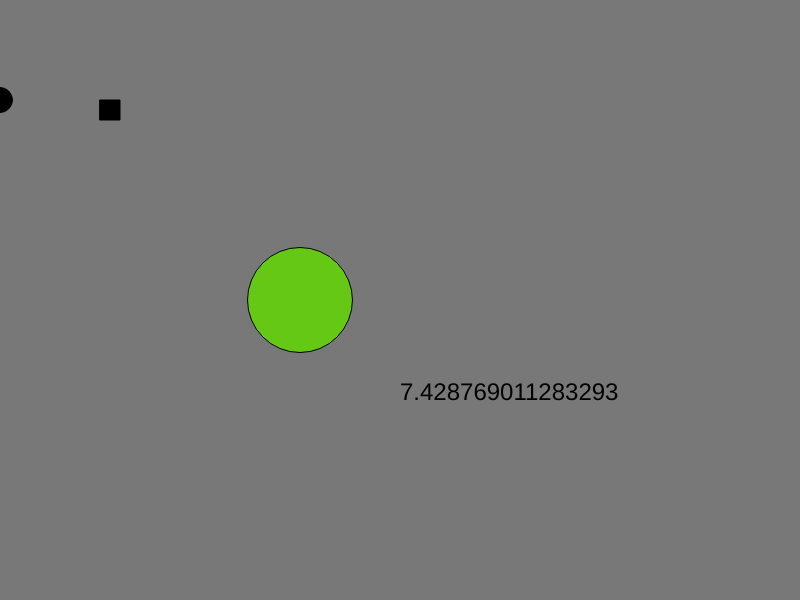
Frame 1 (no input)
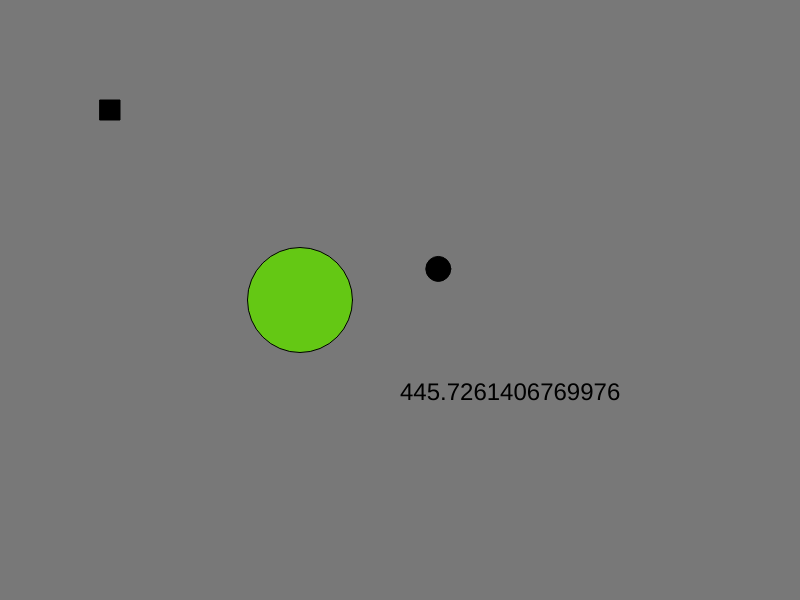
Frame 60 (no input)
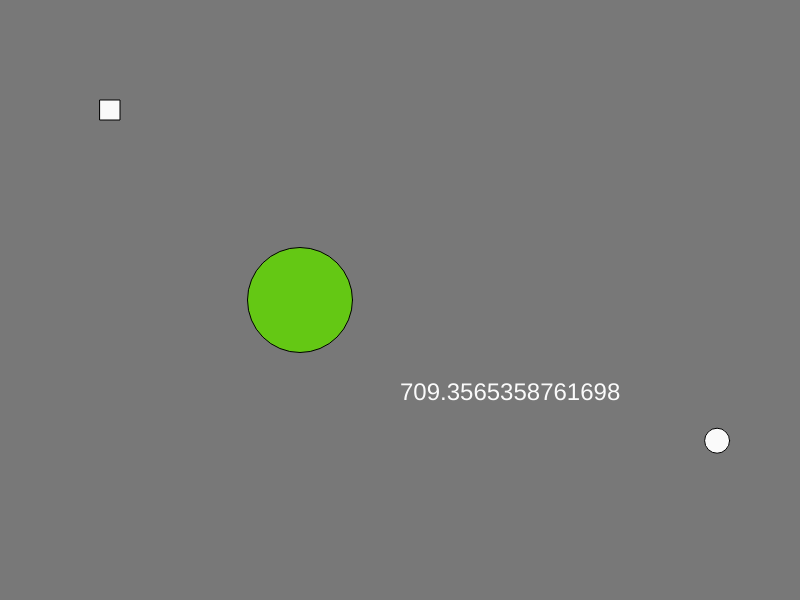
Frame 120 (the mouse pressed at the canvas centre since frame 60)

The p5.js sketch that drew these frames (run headless with seeded random() and noise() and a simulated clock; from frame 60 on, the mouse is pressed at the canvas centre):

// p5.js sketch
// ── sketch.js
var x = 0;
var y = 100;
var size = 25;
var speedX = 0;
var speedY = 0;
var r=0;
var g=0;
var b=0;
var timer = 0;

function setup() {
    createCanvas(800, 600);
    speedX = random(1, 10);
    speedY = random(1, 10);
    
}


function draw() {
    
    background(120);

    // call this every two seconds
    timer++;
    if(timer == 120)
    {
        changeColor();
        timer = 0;
    }
    
    
    fill(r, g, b);
    circle(x, y, size);
    square(100, 100, 20);
    // x = x + 10;
    if (x >= 800 ) {
        // hey at some point I want this to be in just one place
        speedX = random(1, 10);
        speedX = -speedX;
    } 
    else if(x < 0)
    {
        speedX = random(1, 10);
        
    }
    else if (y >= 600 ) {
        // hey at some point I want this to be in just one place
        speedY = random(1, 10);
        speedY = -speedY;
    } 
    else if(y < 0)
    {
        speedY = random(1, 10);
        
    }
    x = x + speedX;
    y = y + speedY;
    /*else if(x <=10) {
        x++; // move to the right
    }
    else if(x > 10 || x < 800)
    {
        x++;
    }*/

    //x = x - 1;

  
    textSize(24);
    text(x, 400, 400);
    doSomethingNow(300, 300, 105);
}

function doSomethingNow(x, y, size) {
    fill(100, 200, 20);
    circle(x, y, size);


}
function changeColor()
{
    for(var i = 0;i < 5; i++)
    {
       // r = random(0,255);
       // g = random(0,255);
       // b =random(0,255);
       r+=50;
       g+=50;
       b+=50;
       print(r);
    }
}
